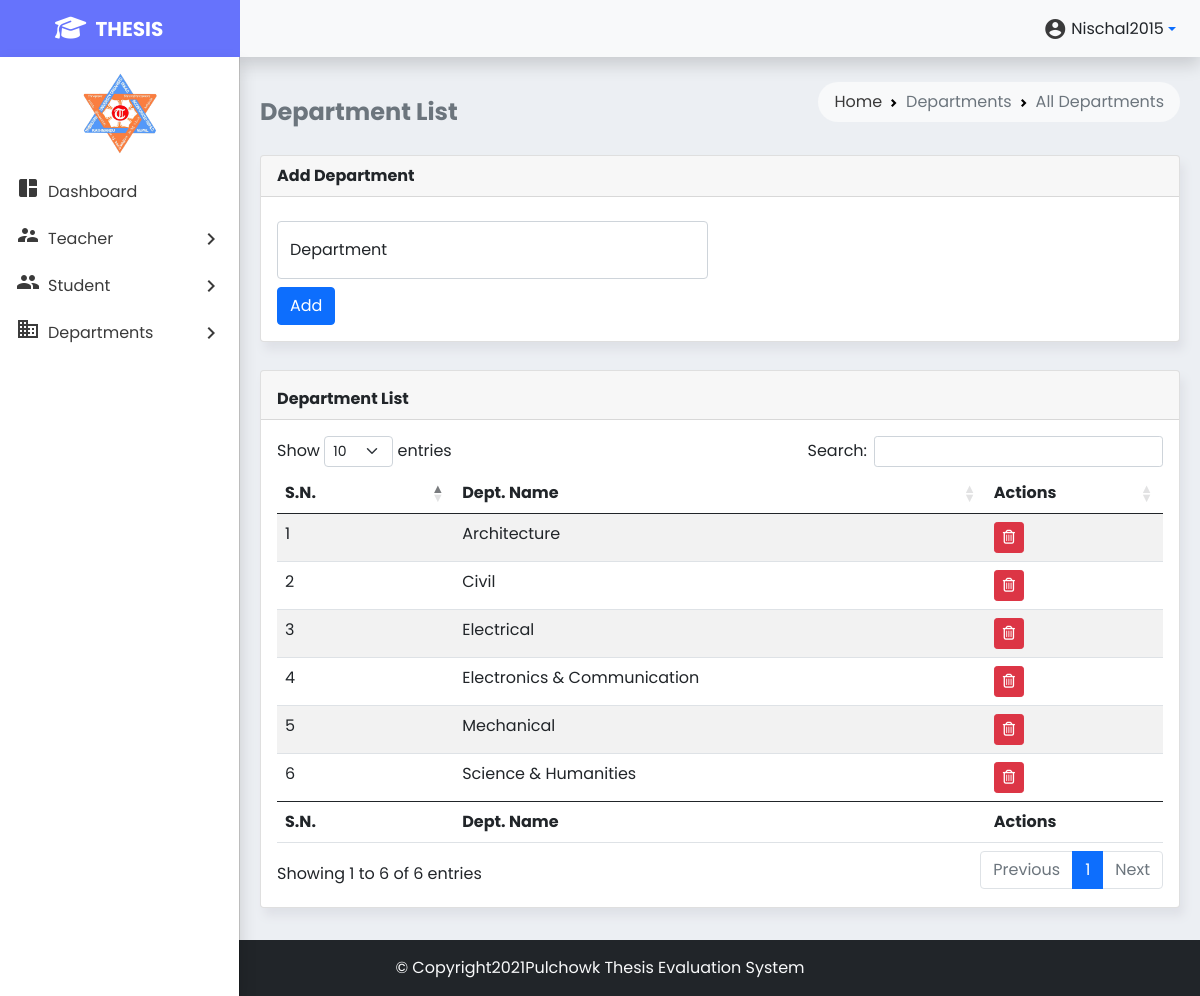
Page /alldepartments.php (signed in) on the earlier database version.
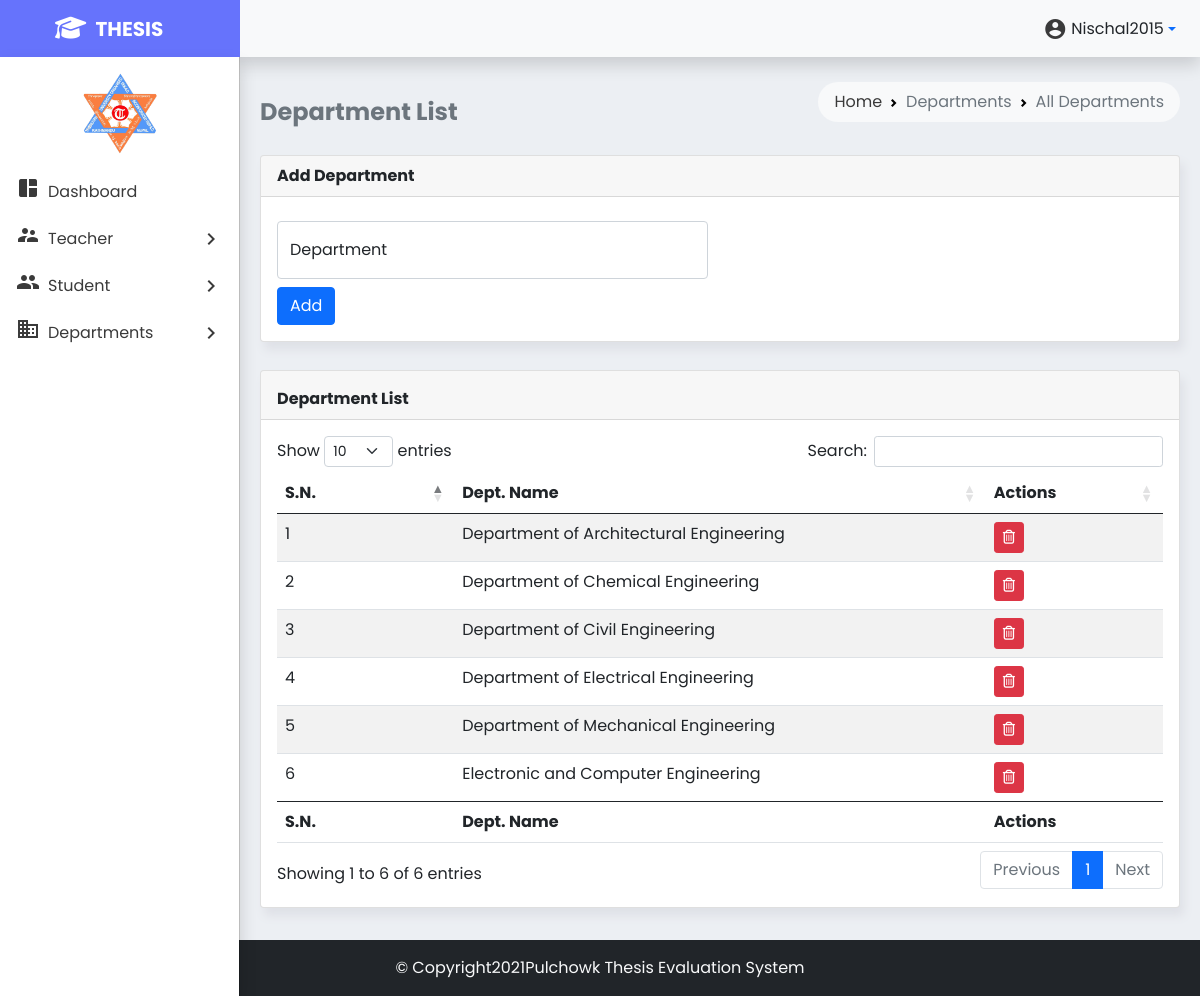
Same page on the later database version.
### tables this page shows
CREATE TABLE `department` (
  `dep_id` int(3) NOT NULL,
  `dep_name` varchar(40) NOT NULL
);

### alldepartments.php (the view, shortened to what the changed rows need)
<!doctype html>
<html lang="en">
<head>
    <link href="https://cdn.jsdelivr.net/npm/bootstrap@5.0.2/dist/css/bootstrap.min.css" rel="stylesheet"
>
    <link href="https://cdn.datatables.net/1.10.25/css/dataTables.bootstrap5.min.css" rel="stylesheet">
    <link href="styles/style.min.css" rel="stylesheet">
</head>
<body>
    <header><?php include 'partials/_nav2.php'; ?><?php include 'partials/_dbconnect.php'; ?></header>
    <main class="mt-1 p-2" style="min-height:800px">
        <div class="container-fluid">
            <div class="row">
                <div class="col-md-12">
                    <div class="mt-1 card mb-4">
                        <div class="card-body">
                            <div class="table-responsive">
                                <table class="table table-hover table-striped" id="department-list" style="width:100%">
                                    <colgroup>
                                    </colgroup>
                                    <thead>
                                        <tr>
                                            <th>S.N.</th>
                                            <th>Dept. Name</th>
                                            <th>Actions</th>
                                        </tr>
                                    </thead>
                                    <tbody><?php $sql="SELECT * FROM `department`";$result=mysqli_query($conn,$sql);$sno=1;while($row=mysqli_fetch_assoc($result)){echo '
        <tr>
        <td>'.$sno.'</td>
        <td>'.$row['dep_name'].'</td>
        <td>
        <button type="button" class="delete btn btn-danger btn-sm" id="'.$row['dep_id'].'" data-bs-toggle="tooltip" data-bs-placement="bottom" title="Delete"><i class="fa fa-trash-o"></i>
        </button>
        </td>
        </tr>';$sno+=1;} ?></tbody>
                                    <tfoot>
                                        <tr>
                                            <th>S.N.</th>
                                            <th>Dept. Name</th>
                                            <th>Actions</th>
                                        </tr>
                                    </tfoot>
                                </table>
                            </div>
                        </div>
                    </div>
                </div>
            </div>
        </div>
    </main>
</body>
</html>

Differences in the rows shown:
removed department: dep_name "Architecture"
removed department: dep_name "Civil"
removed department: dep_name "Electrical"
removed department: dep_name "Electronics & Communi­cation"
removed department: dep_name "Mechanical"
removed department: dep_name "Science & Humanities"
added department: dep_name "Department of Architectural Engineering"
added department: dep_name "Department of Chemical Engineering"
added department: dep_name "Department of Civil Engineering"
added department: dep_name "Department of Electrical Engineering"
added department: dep_name "Department of Mechanical Engineering"
added department: dep_name "Electronic and Computer Engineering"
